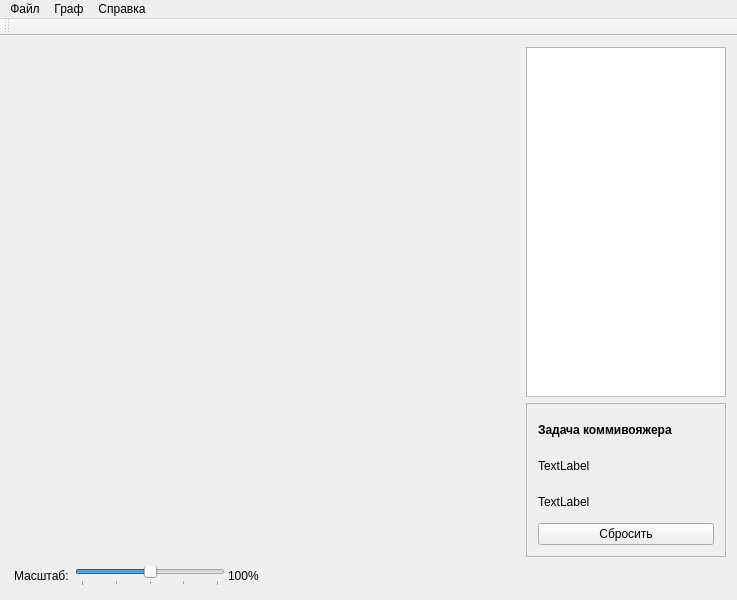
<?xml version="1.0" encoding="UTF-8"?>
<ui version="4.0">
 <class>MainWindow</class>
 <widget class="QMainWindow" name="MainWindow">
  <property name="geometry">
   <rect>
    <x>0</x>
    <y>0</y>
    <width>737</width>
    <height>600</height>
   </rect>
  </property>
  <property name="windowTitle">
   <string>MainWindow</string>
  </property>
  <widget class="QWidget" name="centralWidget">
   <layout class="QGridLayout" name="gridLayout">
    <item row="0" column="0">
     <widget class="QFrame" name="graphFrame">
      <property name="sizePolicy">
       <sizepolicy hsizetype="Expanding" vsizetype="Expanding">
        <horstretch>0</horstretch>
        <verstretch>0</verstretch>
       </sizepolicy>
      </property>
      <property name="frameShape">
       <enum>QFrame::NoFrame</enum>
      </property>
      <property name="frameShadow">
       <enum>QFrame::Plain</enum>
      </property>
      <layout class="QGridLayout" name="graphLayout">
       <property name="margin">
        <number>0</number>
       </property>
       <property name="spacing">
        <number>0</number>
       </property>
      </layout>
     </widget>
    </item>
    <item row="1" column="0">
     <widget class="QFrame" name="frame">
      <property name="sizePolicy">
       <sizepolicy hsizetype="Preferred" vsizetype="Preferred">
        <horstretch>0</horstretch>
        <verstretch>0</verstretch>
       </sizepolicy>
      </property>
      <property name="frameShadow">
       <enum>QFrame::Plain</enum>
      </property>
      <layout class="QHBoxLayout" name="horizontalLayout">
       <property name="spacing">
        <number>3</number>
       </property>
       <property name="margin">
        <number>3</number>
       </property>
       <item>
        <widget class="QLabel" name="label">
         <property name="text">
          <string>Масштаб: </string>
         </property>
        </widget>
       </item>
       <item>
        <widget class="QSlider" name="scaleSlider">
         <property name="sizePolicy">
          <sizepolicy hsizetype="Fixed" vsizetype="Fixed">
           <horstretch>0</horstretch>
           <verstretch>0</verstretch>
          </sizepolicy>
         </property>
         <property name="minimumSize">
          <size>
           <width>150</width>
           <height>0</height>
          </size>
         </property>
         <property name="focusPolicy">
          <enum>Qt::NoFocus</enum>
         </property>
         <property name="minimum">
          <number>0</number>
         </property>
         <property name="maximum">
          <number>4</number>
         </property>
         <property name="pageStep">
          <number>1</number>
         </property>
         <property name="value">
          <number>2</number>
         </property>
         <property name="sliderPosition">
          <number>2</number>
         </property>
         <property name="tracking">
          <bool>true</bool>
         </property>
         <property name="orientation">
          <enum>Qt::Horizontal</enum>
         </property>
         <property name="invertedAppearance">
          <bool>false</bool>
         </property>
         <property name="invertedControls">
          <bool>false</bool>
         </property>
         <property name="tickPosition">
          <enum>QSlider::TicksBelow</enum>
         </property>
         <property name="tickInterval">
          <number>1</number>
         </property>
        </widget>
       </item>
       <item>
        <widget class="QLabel" name="scaleLabel">
         <property name="minimumSize">
          <size>
           <width>40</width>
           <height>0</height>
          </size>
         </property>
         <property name="text">
          <string>100%</string>
         </property>
        </widget>
       </item>
       <item>
        <spacer name="horizontalSpacer">
         <property name="orientation">
          <enum>Qt::Horizontal</enum>
         </property>
         <property name="sizeType">
          <enum>QSizePolicy::Expanding</enum>
         </property>
         <property name="sizeHint" stdset="0">
          <size>
           <width>40</width>
           <height>20</height>
          </size>
         </property>
        </spacer>
       </item>
      </layout>
     </widget>
    </item>
    <item row="0" column="1">
     <widget class="QFrame" name="infoFrame">
      <property name="minimumSize">
       <size>
        <width>200</width>
        <height>0</height>
       </size>
      </property>
      <property name="maximumSize">
       <size>
        <width>200</width>
        <height>16777215</height>
       </size>
      </property>
      <layout class="QVBoxLayout" name="verticalLayout">
       <property name="margin">
        <number>0</number>
       </property>
       <item>
        <widget class="QListWidget" name="listWidget">
         <property name="sizePolicy">
          <sizepolicy hsizetype="Preferred" vsizetype="Expanding">
           <horstretch>0</horstretch>
           <verstretch>0</verstretch>
          </sizepolicy>
         </property>
         <property name="editTriggers">
          <set>QAbstractItemView::NoEditTriggers</set>
         </property>
         <property name="alternatingRowColors">
          <bool>true</bool>
         </property>
         <property name="selectionMode">
          <enum>QAbstractItemView::NoSelection</enum>
         </property>
        </widget>
       </item>
       <item>
        <widget class="QStackedWidget" name="stackedWidget">
         <property name="sizePolicy">
          <sizepolicy hsizetype="Preferred" vsizetype="Maximum">
           <horstretch>0</horstretch>
           <verstretch>0</verstretch>
          </sizepolicy>
         </property>
         <property name="minimumSize">
          <size>
           <width>200</width>
           <height>0</height>
          </size>
         </property>
         <property name="frameShape">
          <enum>QFrame::StyledPanel</enum>
         </property>
         <property name="frameShadow">
          <enum>QFrame::Raised</enum>
         </property>
         <property name="currentIndex">
          <number>2</number>
         </property>
         <widget class="QWidget" name="vertexPage">
          <layout class="QVBoxLayout" name="verticalLayout_2">
           <item>
            <widget class="QLabel" name="vertexIdLabel">
             <property name="font">
              <font>
               <weight>75</weight>
               <bold>true</bold>
              </font>
             </property>
             <property name="text">
              <string>0</string>
             </property>
            </widget>
           </item>
           <item>
            <widget class="QLabel" name="vertexLabel">
             <property name="text">
              <string>TextLabel</string>
             </property>
            </widget>
           </item>
           <item>
            <widget class="QLabel" name="vertexArcsLabel">
             <property name="text">
              <string>TextLabel</string>
             </property>
             <property name="wordWrap">
              <bool>true</bool>
             </property>
            </widget>
           </item>
           <item>
            <widget class="QPushButton" name="vertexChangeButton">
             <property name="text">
              <string>Изменить</string>
             </property>
            </widget>
           </item>
           <item>
            <widget class="QPushButton" name="vertexDeleteButton">
             <property name="text">
              <string>Удалить</string>
             </property>
            </widget>
           </item>
           <item>
            <spacer name="verticalSpacer">
             <property name="orientation">
              <enum>Qt::Vertical</enum>
             </property>
             <property name="sizeType">
              <enum>QSizePolicy::Maximum</enum>
             </property>
             <property name="sizeHint" stdset="0">
              <size>
               <width>20</width>
               <height>0</height>
              </size>
             </property>
            </spacer>
           </item>
          </layout>
         </widget>
         <widget class="QWidget" name="arcPage">
          <layout class="QVBoxLayout" name="verticalLayout_3">
           <item>
            <widget class="QLabel" name="arcIdLabel">
             <property name="font">
              <font>
               <weight>75</weight>
               <bold>true</bold>
              </font>
             </property>
             <property name="text">
              <string>TextLabel</string>
             </property>
            </widget>
           </item>
           <item>
            <widget class="QLabel" name="arcWeightLabel">
             <property name="text">
              <string>TextLabel</string>
             </property>
            </widget>
           </item>
           <item>
            <widget class="QLabel" name="arcStartVertexLabel">
             <property name="text">
              <string>TextLabel</string>
             </property>
            </widget>
           </item>
           <item>
            <widget class="QLabel" name="arcEndVertexLabel">
             <property name="text">
              <string>TextLabel</string>
             </property>
            </widget>
           </item>
           <item>
            <widget class="QPushButton" name="arcChangeButton">
             <property name="text">
              <string>Изменить</string>
             </property>
            </widget>
           </item>
           <item>
            <widget class="QPushButton" name="arcDeleteButton">
             <property name="text">
              <string>Удалить</string>
             </property>
            </widget>
           </item>
           <item>
            <spacer name="verticalSpacer_2">
             <property name="orientation">
              <enum>Qt::Vertical</enum>
             </property>
             <property name="sizeType">
              <enum>QSizePolicy::Maximum</enum>
             </property>
             <property name="sizeHint" stdset="0">
              <size>
               <width>20</width>
               <height>0</height>
              </size>
             </property>
            </spacer>
           </item>
          </layout>
         </widget>
         <widget class="QWidget" name="tspPage">
          <layout class="QVBoxLayout" name="verticalLayout_6">
           <item>
            <widget class="QLabel" name="label_4">
             <property name="font">
              <font>
               <weight>75</weight>
               <bold>true</bold>
              </font>
             </property>
             <property name="text">
              <string>Задача коммивояжера</string>
             </property>
            </widget>
           </item>
           <item>
            <widget class="QLabel" name="tspWeight">
             <property name="text">
              <string>TextLabel</string>
             </property>
             <property name="wordWrap">
              <bool>true</bool>
             </property>
            </widget>
           </item>
           <item>
            <widget class="QLabel" name="tspPath">
             <property name="text">
              <string>TextLabel</string>
             </property>
             <property name="wordWrap">
              <bool>true</bool>
             </property>
            </widget>
           </item>
           <item>
            <widget class="QPushButton" name="tspClearButton">
             <property name="text">
              <string>Сбросить</string>
             </property>
            </widget>
           </item>
           <item>
            <spacer name="verticalSpacer_5">
             <property name="orientation">
              <enum>Qt::Vertical</enum>
             </property>
             <property name="sizeType">
              <enum>QSizePolicy::Maximum</enum>
             </property>
             <property name="sizeHint" stdset="0">
              <size>
               <width>20</width>
               <height>0</height>
              </size>
             </property>
            </spacer>
           </item>
          </layout>
         </widget>
         <widget class="QWidget" name="allPage">
          <layout class="QVBoxLayout" name="verticalLayout_4">
           <item>
            <widget class="QLabel" name="label_2">
             <property name="font">
              <font>
               <weight>75</weight>
               <bold>true</bold>
              </font>
             </property>
             <property name="text">
              <string>Вершины и дуги</string>
             </property>
            </widget>
           </item>
           <item>
            <widget class="QLabel" name="allLabel">
             <property name="text">
              <string>TextLabel</string>
             </property>
             <property name="wordWrap">
              <bool>true</bool>
             </property>
            </widget>
           </item>
           <item>
            <widget class="QPushButton" name="allArcCreate">
             <property name="text">
              <string>Добавить дуги</string>
             </property>
            </widget>
           </item>
           <item>
            <widget class="QPushButton" name="allDeleteButton">
             <property name="text">
              <string>Удалить</string>
             </property>
            </widget>
           </item>
           <item>
            <spacer name="verticalSpacer_3">
             <property name="orientation">
              <enum>Qt::Vertical</enum>
             </property>
             <property name="sizeType">
              <enum>QSizePolicy::Maximum</enum>
             </property>
             <property name="sizeHint" stdset="0">
              <size>
               <width>20</width>
               <height>0</height>
              </size>
             </property>
            </spacer>
           </item>
          </layout>
         </widget>
         <widget class="QWidget" name="graphPage">
          <layout class="QVBoxLayout" name="verticalLayout_5">
           <item>
            <widget class="QLabel" name="label_3">
             <property name="font">
              <font>
               <weight>75</weight>
               <bold>true</bold>
              </font>
             </property>
             <property name="text">
              <string>Граф</string>
             </property>
            </widget>
           </item>
           <item>
            <widget class="QLabel" name="graphVertexCountLabel">
             <property name="text">
              <string>TextLabel</string>
             </property>
            </widget>
           </item>
           <item>
            <widget class="QLabel" name="graphArcCountLabel">
             <property name="text">
              <string>TextLabel</string>
             </property>
            </widget>
           </item>
           <item>
            <widget class="QPushButton" name="graphCreateVertexButton">
             <property name="text">
              <string>Добавить вершину...</string>
             </property>
            </widget>
           </item>
           <item>
            <widget class="QPushButton" name="graphClearButton">
             <property name="text">
              <string>Очистить</string>
             </property>
            </widget>
           </item>
           <item>
            <spacer name="verticalSpacer_4">
             <property name="orientation">
              <enum>Qt::Vertical</enum>
             </property>
             <property name="sizeType">
              <enum>QSizePolicy::Maximum</enum>
             </property>
             <property name="sizeHint" stdset="0">
              <size>
               <width>20</width>
               <height>0</height>
              </size>
             </property>
            </spacer>
           </item>
          </layout>
         </widget>
        </widget>
       </item>
      </layout>
     </widget>
    </item>
   </layout>
  </widget>
  <widget class="QMenuBar" name="menuBar">
   <property name="geometry">
    <rect>
     <x>0</x>
     <y>0</y>
     <width>737</width>
     <height>23</height>
    </rect>
   </property>
   <widget class="QMenu" name="menu">
    <property name="title">
     <string>Файл</string>
    </property>
    <addaction name="actionNew"/>
    <addaction name="separator"/>
    <addaction name="actionOpen"/>
    <addaction name="actionSave"/>
    <addaction name="actionSaveAs"/>
    <addaction name="separator"/>
    <addaction name="actionExport"/>
    <addaction name="separator"/>
    <addaction name="actionQuit"/>
   </widget>
   <widget class="QMenu" name="menu_2">
    <property name="title">
     <string>Граф</string>
    </property>
    <addaction name="separator"/>
    <addaction name="actionVertexAdd"/>
    <addaction name="actionArcAdd"/>
    <addaction name="separator"/>
    <addaction name="actionChange"/>
    <addaction name="separator"/>
    <addaction name="actionDelete"/>
    <addaction name="separator"/>
    <addaction name="actionTSP"/>
   </widget>
   <widget class="QMenu" name="menu_3">
    <property name="title">
     <string>Справка</string>
    </property>
    <addaction name="actionAbout"/>
    <addaction name="actionAboutQt"/>
   </widget>
   <addaction name="menu"/>
   <addaction name="menu_2"/>
   <addaction name="menu_3"/>
  </widget>
  <widget class="QToolBar" name="mainToolBar">
   <property name="toolButtonStyle">
    <enum>Qt::ToolButtonIconOnly</enum>
   </property>
   <attribute name="toolBarArea">
    <enum>TopToolBarArea</enum>
   </attribute>
   <attribute name="toolBarBreak">
    <bool>false</bool>
   </attribute>
  </widget>
  <action name="actionOpen">
   <property name="text">
    <string>Открыть...</string>
   </property>
   <property name="shortcut">
    <string>Ctrl+O</string>
   </property>
  </action>
  <action name="actionSave">
   <property name="enabled">
    <bool>true</bool>
   </property>
   <property name="text">
    <string>Сохранить</string>
   </property>
   <property name="shortcut">
    <string>Ctrl+S</string>
   </property>
  </action>
  <action name="actionSaveAs">
   <property name="enabled">
    <bool>true</bool>
   </property>
   <property name="text">
    <string>Сохранить как...</string>
   </property>
  </action>
  <action name="actionNew">
   <property name="text">
    <string>Новый</string>
   </property>
   <property name="shortcut">
    <string>Ctrl+N</string>
   </property>
  </action>
  <action name="actionVertexAdd">
   <property name="text">
    <string>Добавить вершину...</string>
   </property>
   <property name="shortcut">
    <string>Ctrl+T</string>
   </property>
  </action>
  <action name="actionArcAdd">
   <property name="text">
    <string>Добавить дугу...</string>
   </property>
   <property name="shortcut">
    <string>Ctrl+E</string>
   </property>
  </action>
  <action name="actionChange">
   <property name="enabled">
    <bool>false</bool>
   </property>
   <property name="text">
    <string>Изменить...</string>
   </property>
  </action>
  <action name="actionDelete">
   <property name="enabled">
    <bool>false</bool>
   </property>
   <property name="text">
    <string>Удалить</string>
   </property>
   <property name="iconText">
    <string>Удалить</string>
   </property>
   <property name="shortcut">
    <string>Del</string>
   </property>
  </action>
  <action name="actionQuit">
   <property name="text">
    <string>Выход</string>
   </property>
   <property name="shortcut">
    <string>Ctrl+Q</string>
   </property>
  </action>
  <action name="actionAbout">
   <property name="text">
    <string>О программе</string>
   </property>
  </action>
  <action name="actionExport">
   <property name="text">
    <string>Экспорт...</string>
   </property>
  </action>
  <action name="actionArcDelete">
   <property name="enabled">
    <bool>false</bool>
   </property>
   <property name="text">
    <string>Удалить дугу</string>
   </property>
  </action>
  <action name="actionArcChange">
   <property name="enabled">
    <bool>false</bool>
   </property>
   <property name="text">
    <string>Изменить дугу</string>
   </property>
  </action>
  <action name="actionAboutQt">
   <property name="text">
    <string>О библиотеке Qt</string>
   </property>
  </action>
  <action name="actionTSP">
   <property name="text">
    <string>Посчитать...</string>
   </property>
   <property name="shortcut">
    <string>Ctrl+R</string>
   </property>
  </action>
 </widget>
 <layoutdefault spacing="6" margin="11"/>
 <resources/>
 <connections/>
</ui>
